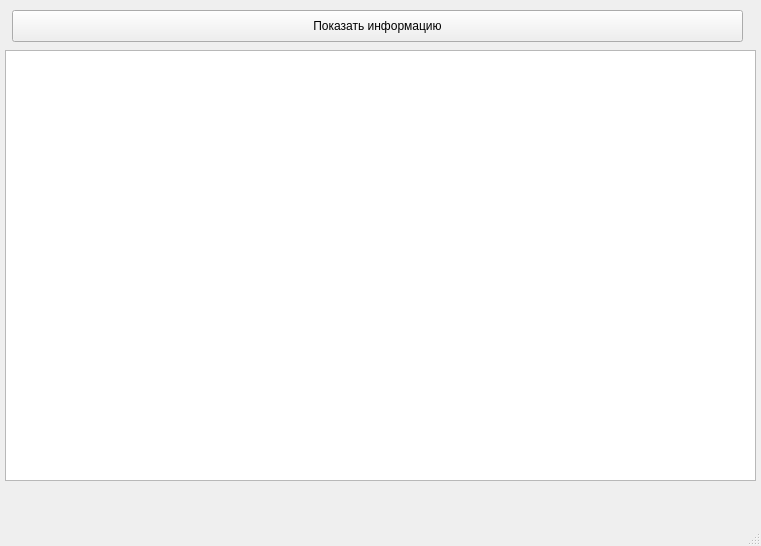
<?xml version="1.0" encoding="UTF-8"?>
<ui version="4.0">
 <class>MainWindow</class>
 <widget class="QMainWindow" name="MainWindow">
  <property name="geometry">
   <rect>
    <x>0</x>
    <y>0</y>
    <width>761</width>
    <height>546</height>
   </rect>
  </property>
  <property name="windowTitle">
   <string>MainWindow</string>
  </property>
  <widget class="QWidget" name="centralwidget">
   <widget class="QTableWidget" name="table">
    <property name="geometry">
     <rect>
      <x>5</x>
      <y>50</y>
      <width>751</width>
      <height>431</height>
     </rect>
    </property>
   </widget>
   <widget class="QPushButton" name="btn">
    <property name="geometry">
     <rect>
      <x>12</x>
      <y>10</y>
      <width>731</width>
      <height>32</height>
     </rect>
    </property>
    <property name="text">
     <string>Показать информацию</string>
    </property>
   </widget>
  </widget>
  <widget class="QMenuBar" name="menubar">
   <property name="geometry">
    <rect>
     <x>0</x>
     <y>0</y>
     <width>761</width>
     <height>37</height>
    </rect>
   </property>
  </widget>
  <widget class="QStatusBar" name="statusbar"/>
 </widget>
 <resources/>
 <connections/>
</ui>
